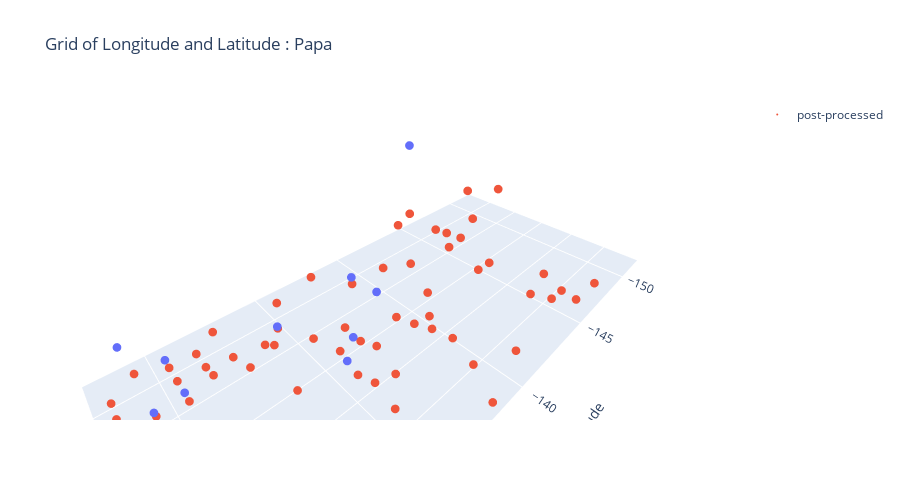

Write notebook code for a chart like this one.
### Code cell
data_to_plot = pd.DataFrame(
    {
        "original": data.night.mean(["time"]).dropna("latitude", how="all").dropna("longitude", how="all").to_series(),
        "post-processed": new_data.night.mean(["time"])
        .dropna("latitude", how="all")
        .dropna("longitude", how="all")
        .to_series(),
    }
)

figure = px.scatter_3d(data_to_plot.reset_index(), x="longitude", y="latitude", z="original", title="Day observations")

figure.add_scatter3d(
    x=data_to_plot.reset_index().longitude,
    y=data_to_plot.reset_index().latitude,
    z=data_to_plot["post-processed"],
    mode="markers",
    name="post-processed",
)

figure.update_traces(marker={"size": 0}).update_layout(
    scene={
        "xaxis": {"backgroundcolor": "rgba(0,0,0,0)"},
        "yaxis": {"backgroundcolor": "rgba(0,0,0,0)"},
        "aspectmode": "manual",
        "aspectratio": {"x": 2, "y": 1, "z": 0.5},
        "camera": {"eye": {"x": 0.80, "y": 0.80, "z": 0.80}},
    },
    title=f"Grid of Longitude and Latitude : {station}",
    height=500,
)

### Figure 1 — Plotly figure (JSON) as saved in the notebook; plotly's stock layout.template omitted (floating-point values rounded to 4 significant figures; data arrays with more than 128 entries replaced by an {"elided": "..."} marker saying what was removed)
{"data": [{"hovertemplate": "longitude=%{x}<br>latitude=%{y}<br>original=%{z}<extra></extra>", "legendgroup": "", "marker": {"color": "#636efa", "size": 0, "symbol": "circle"}, "mode": "markers", "name": "", "scene": "scene", "showlegend": false, "type": "scatter3d", "x": {"elided": "228 float values"}, "y": {"elided": "228 float values"}, "z": {"elided": "228 float values"}}, {"marker": {"size": 0}, "mode": "markers", "name": "post-processed", "type": "scatter3d", "x": {"elided": "228 float values"}, "y": {"elided": "228 float values"}, "z": {"elided": "228 float values"}}], "layout": {"height": 500, "legend": {"tracegroupgap": 0}, "scene": {"aspectmode": "manual", "aspectratio": {"x": 2, "y": 1, "z": 0.5}, "camera": {"eye": {"x": 0.8, "y": 0.8, "z": 0.8}}, "domain": {"x": [0, 1], "y": [0, 1]}, "xaxis": {"backgroundcolor": "rgba(0,0,0,0)", "title": {"text": "longitude"}}, "yaxis": {"backgroundcolor": "rgba(0,0,0,0)", "title": {"text": "latitude"}}, "zaxis": {"title": {"text": "original"}}}, "title": {"text": "Grid of Longitude and Latitude : Papa"}}}
